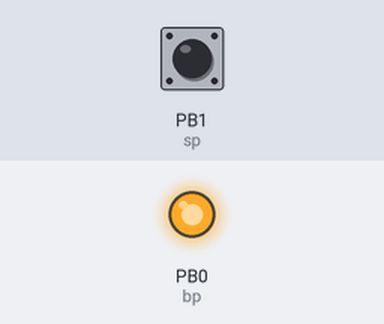
Simulated run of this program. Board: ATtiny85, built with avr-gcc and run on an emulated ATtiny85. Shown: output pins drawn as LEDs (lit = HIGH). Inputs (shaded band) come from the test bench; at power-on: PB1 (sp) HIGH.

Above: at 0.15 s.
Timing chart, 0 to 1.8 s (numbered marks = the images above):
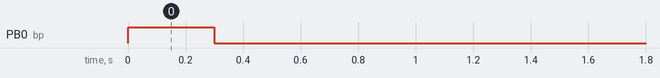

The program:

main.cpp
```cpp
/*
When somebody walks through the beam, make a noise.

BOOTLOADER, ETC:
https://github.com/MCUdude/MicroCore-
https://learn.sparkfun.com/tutorials/sik-experiment-guide-for-arduino---v32/experiment-11-using-a-piezo-buzzer
http://henrysbench.capnfatz.com/henrys-bench/arduino-sensors-and-input/arduino-ir-obstacle-sensor-tutorial-and-manual/

Buzzer:
negative = gnd
positive = 5/pb0

obstacle avoidance sensor:
out = 6/pb1
+ = vcc
- = gnd

ATTINY:
1/pb5 = nothing
2/pb3 = nothing
3/pb4 = nothing
4/gnd = gnd on power supply

5/pb0 = positive on buzzer
6/pb1 = out on sensor
7/pb2 = nothing
8/vcc = vcc


*/

#include <Arduino.h>

//vars
const long bt = 500; //time to run the buzzer
const uint8_t bp = 0; // buzzer pin
const uint8_t sp = 1; //sensor pin
unsigned long myendtime = 0; //need to add bt to current time upon event and then buzz for that long.  delays don't work with buzzers.

void setup() {
pinMode(bp,OUTPUT);
digitalWrite(bp,LOW); //turn buzzer off initially
pinMode(sp,INPUT);
digitalWrite(sp,HIGH); //set no obstacle initially
}

long endtime(long x){
    long r = x + bt;
    return r;
}

void loop() {
unsigned long currentMillis = millis();  //get current amount of ms arduino has been running
if (digitalRead(sp) == LOW){  // if person is detected set now + bt to be when the buzzer should stop buzzing
    myendtime = endtime(currentMillis);
}
if (currentMillis <= myendtime){ //buzz until this time. if person stays in the beam it will keep buzzing.
    digitalWrite(bp,HIGH);
}
else{//no more buzzing
    digitalWrite(bp,LOW);
}
delay(300);
}
```

Measured:
- by itself, PB0 (bp): LOW → HIGH at 0.00 s, → LOW 0.30 s later
